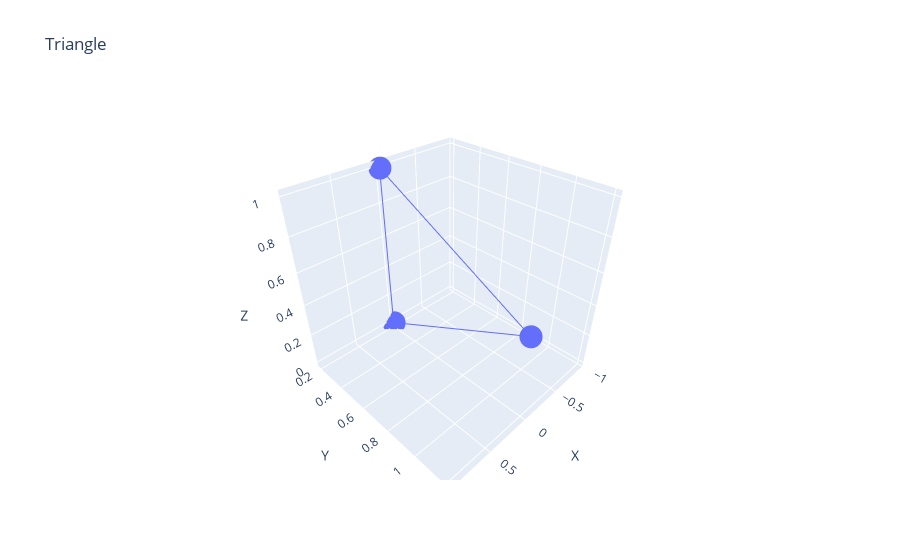

The notebook cell saved with this chart:
### Code cell
visualize_triangle(np.array([[0, 0.2, 0], [0, 0.2, 1], [0, 1.2, 0.5]]))

### Figure 1 — Plotly figure (JSON) as saved in the notebook; plotly's stock layout.template omitted (floating-point values rounded to 4 significant figures)
{"data": [{"mode": "lines+markers", "name": "Triangle 0", "type": "scatter3d", "x": [0, 0, 0, 0], "y": [0.2, 0.2, 1.2, 0.2], "z": [0, 1, 0.5, 0]}], "layout": {"scene": {"xaxis": {"title": {"text": "X"}}, "yaxis": {"title": {"text": "Y"}}, "zaxis": {"title": {"text": "Z"}}}, "title": {"text": "Triangle"}}}
